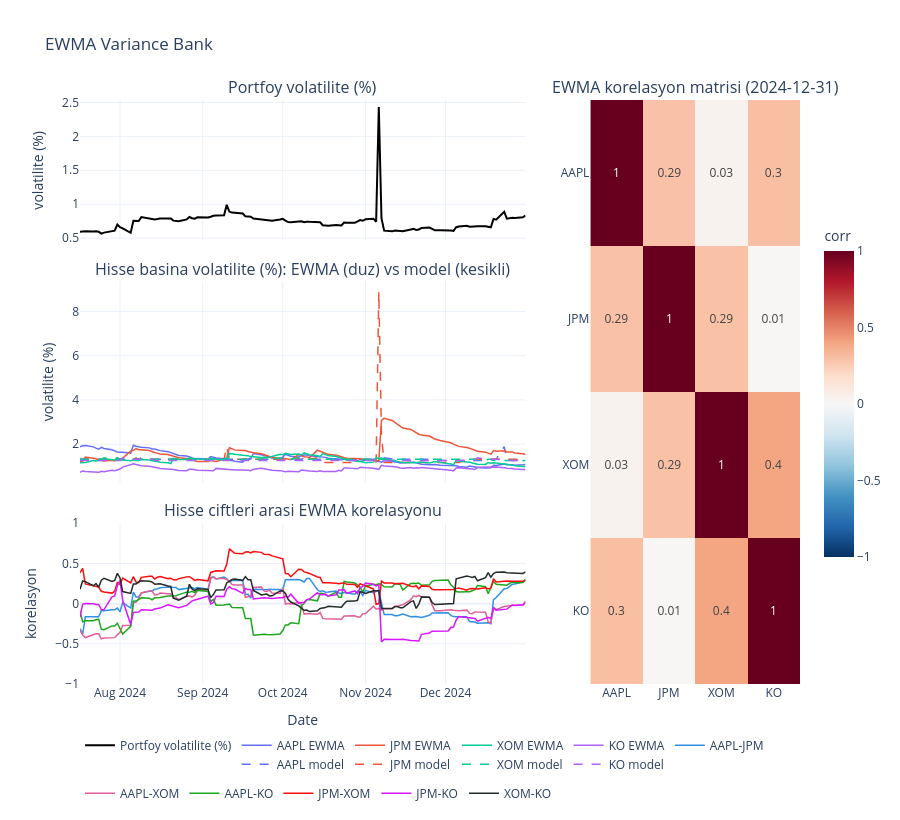

Notebook code cell kept with this figure:
### Code cell
plot_ewma_bank(ewmabank, as_volatility=True)                              # sqrt ve % olarak
